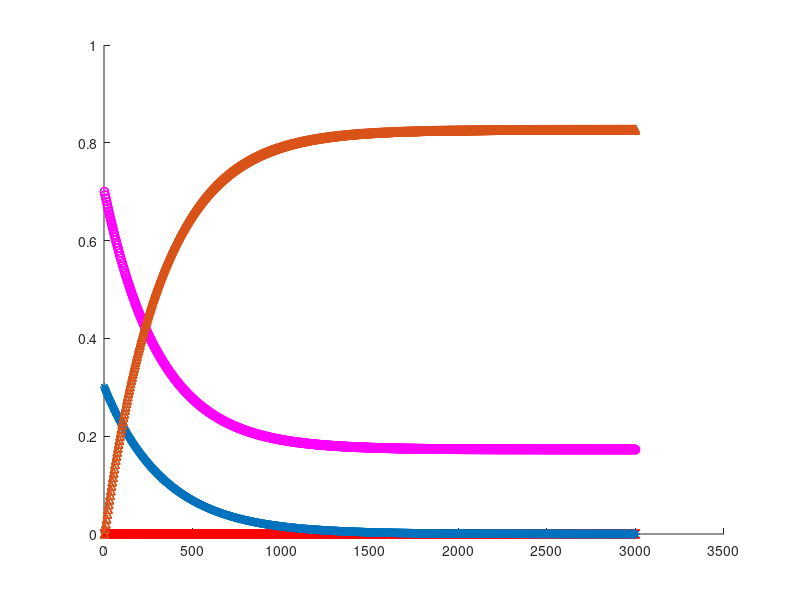

The MATLAB script that drew this image:
clc;
clear;
dt = 0.2;
ar = 0.5;
pt = 0.5;
ga = 0.1;
en = 0.5;
ts1 = 0.01;
ts2 = 0.01;
ru = 0.5;
th = 0.1;
dz = 0.4;
k = 4;
u = 0.0002;     %simplify the variable
%set above values of those variables

T = 3;
h = 0.001;
C = 3000;%c=t/h
t = linspace(1, T, C + 1);
%time horizon

x_s = zeros(1,C);
x_l = zeros(1,C);
x_i = zeros(1,C);
x_r = zeros(1,C);

x_s(1) = 0.7;
x_l(1) = 0.00001;
x_i(1) = 0.29998;
x_r(1) = 0.00001;

for i = 1:C+1
    if rem(i,k) ~= 0
        x_s(i+1) = x_s(i)+(dt-(ar+pt+ga)*u*x_i(i)*x_s(i)+en*x_r(i)-dt*x_s(i))*h;
        x_l(i+1) = x_l(i)+(ar*u*x_s(i)*x_i(i)-(ru+th+dt)*x_l(i))*h;
        x_i(i+1) = x_i(i)+(pt*u*x_s(i)*x_i(i)+ru*x_l(i)-(dz+dt)*x_i(i))*h;
        x_r(i+1) = x_r(i)+(ru*u*x_s(i)*x_i(i)+th*x_l(i)+dz*x_i(i)-(en+dt)*x_r(i))*h;
    else
        x_s(i+1) = (1-ts1)*x_s(i);
        x_l(i+1) = x_l(i);
        x_i(i+1) = (1-ts2)*x_i(i);
        x_r(i+1) = x_r(i)+ts1*x_s(i)+ts2*x_i(i);
    end
end
hold on
plot(x_s,'mo','LineWidth',0.1);
plot(x_l,'rx:','LineWidth',0.1);
plot(x_i,'*','LineWidth',0.1);
plot(x_r,'^','LineWidth',0.1);

    
